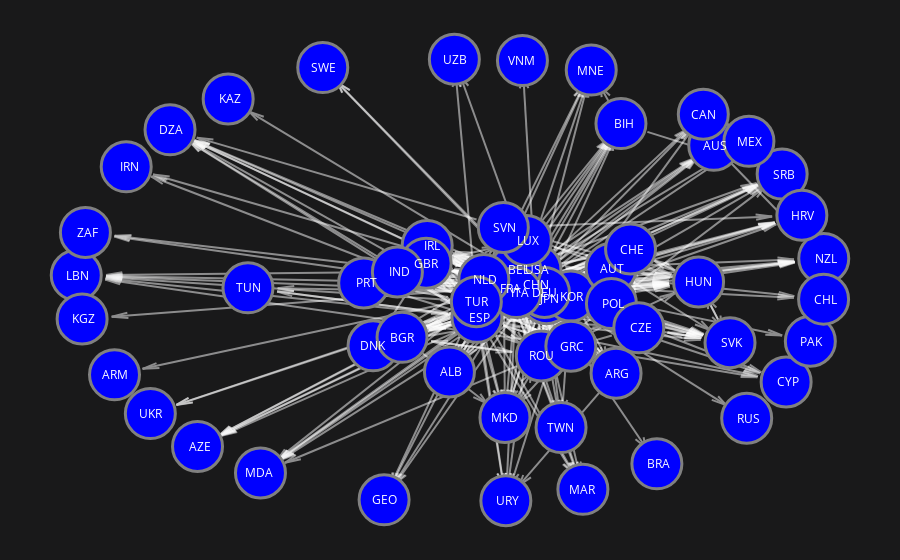

Write notebook code for a chart like this one.
### Code cell
arrowangle = 15
edge_trace_list = []
edge_x = []
edge_y = []
for edge in G.edges():
        
    start = G.nodes[edge[0]]["pos"]
    
    end = G.nodes[edge[1]]["pos"]
    edge_x_pos = []
    edge_y_pos = []
    # edge_x, edge_y = addEdge(start, end, edge_x, edge_y, 1, 'end', .02, 6, 40)
    edge_x_pos, edge_y_pos = addEdge(
        start, end, edge_x_pos, edge_y_pos, 1, "end", 0.04, arrowangle, 50
    )
    #edge_x.extend(edge_x_pos)
    #edge_y.extend(edge_y_pos)
    
    edge_text = (
        edge[0] + ' to ' + edge[1]
    )

    edge_text_list = []
    for i in range(
                9
            ):  # each label needs to be duplicated 9 times for each of the 9 points of the drawn arrows from addEdge()
                edge_text_list.append(edge_text)

    trace = go.Scatter(  # creates a trace for each edge, appends to list to be drawn later)
            x=edge_x_pos,
            y=edge_y_pos,
            line=dict(width=2, color='white'),
            hoverinfo="text",
            text=(edge_text_list),
            mode="lines",
            opacity = 0.5
        )
    edge_trace_list.append(trace)

node_trace = go.Scatter(
        x=x_pos,
        y=y_pos,
        mode="markers",
        hoverinfo="text",
        hovertext=hover_labels,
        marker=dict(
            showscale=False,
            colorscale='aggrnyl',
            reversescale=False,
            color='blue',
            size=50,
            colorbar=dict(
                thickness=35,
                title="Probability of Introduction",
                titlefont=dict(color="white", size=14),
                tickfont=dict(color="white"),
                xanchor="left",
                titleside="right",
                bgcolor="#19191a",
            ),
            line_width=3,
            line_color='grey',
        ),
    )
    
fig = go.Figure(
        data=[],
        layout=go.Layout(
            plot_bgcolor="#19191a",
            paper_bgcolor="#19191a",
            titlefont_size=16,
            showlegend=False,
            hovermode="closest",
            margin=dict(b=0, l=0, r=0, t=0, pad=0),
            xaxis=dict(showgrid=False, zeroline=False, showticklabels=False),
            yaxis=dict(showgrid=False, zeroline=False, showticklabels=False),
        ),
    )




for trace in edge_trace_list:
    fig.add_trace(trace)
fig.add_trace(node_trace)



annotations = []
for (
        node
    ) in (
        G.nodes()
    ):  # sets color for node ISO code annotations, which float over each node
        if node != "Origin":
            x, y = G.nodes[node]["pos"]
            node_text = country_codes_dict[node]
            

            annotations.append(
                dict(
                    x=x,
                    y=y,
                    xref="x",
                    yref="y",
                    text=node_text,  # node name that will be displayed
                    xanchor="right",
                    xshift=15,
                    font=dict(color='white', size=12),
                    showarrow=False,
                    arrowhead=1,
                    ax=-10,
                    ay=-10,
                ),
            )
fig.update_layout(
        #height=850,  # sets fig size - could potentially be adaptive
        showlegend=False,
        annotations=annotations,  # shows iSO annotations
    )
fig
